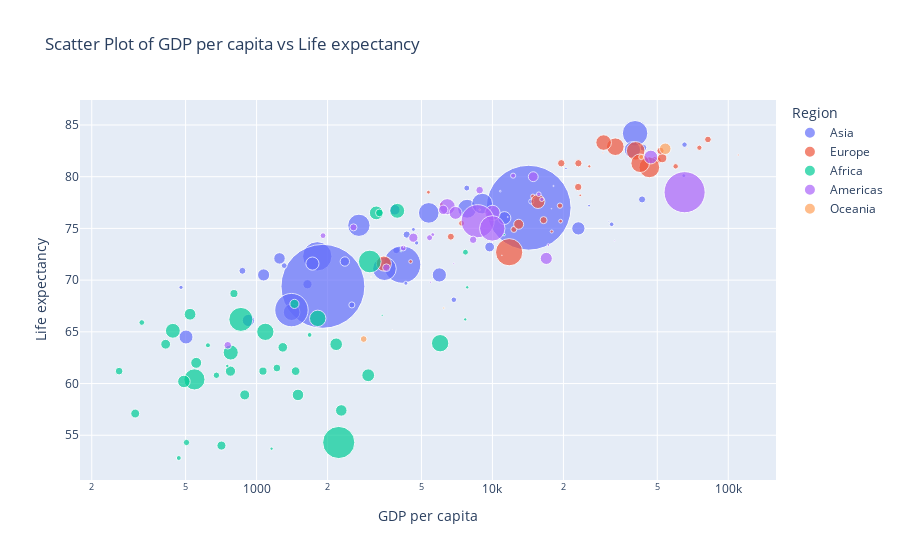
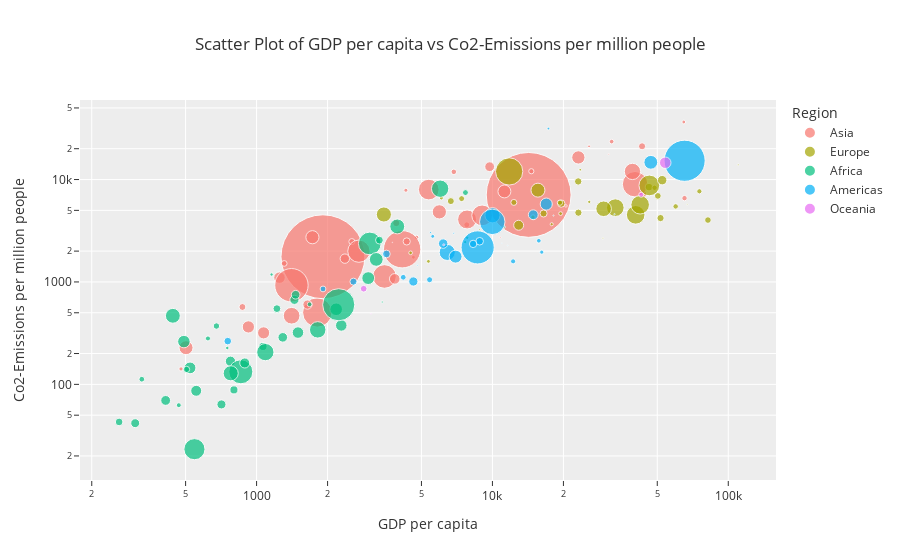

Notebook source saved alongside these figures, in order:
### Code cell
# 2. Scatter plot
import plotly.express as px
import warnings
warnings.filterwarnings('ignore')

# Scatter Plot of GDP per capita vs Life expectancy
fig_1 = px.scatter(data, x='GDP per capita', y='Life expectancy', hover_name='Country', color='Region', template = 'plotly',
                    size='Population',size_max=60, title='Scatter Plot of GDP per capita vs Life expectancy', log_x=True)

# Scatter Plot of GDP per capita vs Co2-Emissions per million people
fig_2 = px.scatter(data, x='GDP per capita', y='Co2-Emissions per million people', hover_name='Country', color='Region', template='ggplot2',
                    size='Population',size_max=60, title='Scatter Plot of GDP per capita vs Co2-Emissions per million people', log_x=True, log_y=True)

# Show charts
fig_1.show()
fig_2.show()

### Figure 1 — Plotly figure (JSON) as saved in the notebook; plotly's stock layout.template omitted (floating-point values rounded to 4 significant figures)
{"data": [{"hovertemplate": "<b>%{hovertext}</b><br><br>Region=Asia<br>GDP per capita=%{x}<br>Life expectancy=%{y}<br>Population=%{marker.size}<extra></extra>", "hovertext": ["Afghanistan", "Armenia", "Azerbaijan", "Bahrain", "Bangladesh", "Bhutan", "Brunei", "Cambodia", "China", "Cyprus", "Georgia", "India", "Indonesia", "Iran", "Iraq", "Israel", "Japan", "Jordan", "Kazakhstan", "Kuwait", "Kyrgyzstan", "Laos", "Lebanon", "Malaysia", "Maldives", "Mongolia", "Myanmar", "Nepal", "North Korea", "Oman", "Pakistan", "Philippines", "Qatar", "Saudi Arabia", "Singapore", "South Korea", "Sri Lanka", "Syria", "Tajikistan", "Thailand", "East Timor", "Turkey", "Turkmenistan", "United Arab Emirates", "Uzbekistan", "Vietnam", "Yemen"], "legendgroup": "Asia", "marker": {"color": "#636efa", "size": [38041754, 2957731, 10023318, 1501635, 167310838, 727145, 433285, 16486542, 1397715000, 1198575, 3720382, 1366417754, 270203917, 82913906, 39309783, 9053300, 126226568, 10101694, 18513930, 4207083, 6456900, 7169455, 6855713, 32447385, 530953, 3225167, 54045420, 28608710, 25666161, 5266535, 216565318, 108116615, 2832067, 34268528, 5703569, 51709098, 21803000, 17070135, 9321018, 69625582, 3500000, 83429615, 5942089, 9770529, 33580650, 96462106, 29161922], "sizemode": "area", "sizeref": 388300.0, "symbol": "circle"}, "mode": "markers", "name": "Asia", "orientation": "v", "showlegend": true, "type": "scatter", "x": [502.1, 4623.0, 3912.0, 25690.0, 1808.0, 3365.0, 31090.0, 1643.0, 14240.0, 20490.0, 4769.0, 1911.0, 4142.0, 5371.0, 5955.0, 43640.0, 40260.0, 4330.0, 9731.0, 32030.0, 1309.0, 2535.0, 7784.0, 11240.0, 10790.0, 4295.0, 1408.0, 1071.0, 1251.0, 14620.0, 1406.0, 3485.0, 64780.0, 23140.0, 65230.0, 39240.0, 3853.0, 2367.0, 870.8, 7808.0, 478.2, 9042.0, 6860.0, 43100.0, 1725.0, 2715.0, 922.9], "xaxis": "x", "y": [64.5, 74.9, 72.9, 77.2, 72.3, 71.5, 75.7, 69.6, 77, 80.8, 73.6, 69.4, 71.5, 76.5, 70.5, 82.8, 84.2, 74.4, 73.2, 75.4, 71.4, 67.6, 78.9, 76, 78.6, 69.7, 66.9, 70.5, 72.1, 77.6, 67.1, 71.1, 80.1, 75, 83.1, 82.6, 76.8, 71.8, 70.9, 76.9, 69.3, 77.4, 68.1, 77.8, 71.6, 75.3, 66.1], "yaxis": "y"}, {"hovertemplate": "<b>%{hovertext}</b><br><br>Region=Europe<br>GDP per capita=%{x}<br>Life expectancy=%{y}<br>Population=%{marker.size}<extra></extra>", "hovertext": ["Albania", "Austria", "Belarus", "Belgium", "Bosnia and Herzegovina", "Bulgaria", "Croatia", "Czech Republic", "Denmark", "Estonia", "Finland", "France", "Germany", "Greece", "Hungary", "Iceland", "Italy", "Latvia", "Lithuania", "Luxembourg", "Malta", "Moldova", "Montenegro", "Netherlands", "Norway", "Poland", "Portugal", "Romania", "Russia", "Serbia", "Slovakia", "Slovenia", "Spain", "Sweden", "Switzerland", "Ukraine", "United Kingdom"], "legendgroup": "Europe", "marker": {"color": "#EF553B", "size": [2854191, 8877067, 9466856, 11484055, 3301000, 6975761, 4067500, 10669709, 5818553, 1331824, 5520314, 67059887, 83132799, 10716322, 9769949, 361313, 60297396, 1912789, 2786844, 645397, 502653, 2657637, 622137, 17332850, 5347896, 37970874, 10269417, 19356544, 144373535, 6944975, 5454073, 2087946, 47076781, 10285453, 8574832, 44385155, 66834405], "sizemode": "area", "sizeref": 388300.0, "symbol": "circle"}, "mode": "markers", "name": "Europe", "orientation": "v", "showlegend": true, "type": "scatter", "x": [5353.0, 50280.0, 6663.0, 46120.0, 6073.0, 12330.0, 14850.0, 23100.0, 59820.0, 23570.0, 48690.0, 40490.0, 46260.0, 19580.0, 16480.0, 66940.0, 33190.0, 17840.0, 19460.0, 110200.0, 29420.0, 4499.0, 8832.0, 52450.0, 75420.0, 15600.0, 23150.0, 12920.0, 11770.0, 7402.0, 19330.0, 25740.0, 29610.0, 51610.0, 81990.0, 3465.0, 42300.0], "xaxis": "x", "y": [78.5, 81.6, 74.2, 81.6, 77.3, 74.9, 78.1, 79, 81, 78.2, 81.7, 82.5, 80.9, 81.3, 75.8, 82.7, 82.9, 74.7, 75.7, 82.1, 82.3, 71.8, 76.8, 81.8, 82.8, 77.6, 81.3, 75.4, 72.7, 75.5, 77.2, 81, 83.3, 82.5, 83.6, 71.6, 81.3], "yaxis": "y"}, {"hovertemplate": "<b>%{hovertext}</b><br><br>Region=Africa<br>GDP per capita=%{x}<br>Life expectancy=%{y}<br>Population=%{marker.size}<extra></extra>", "hovertext": ["Algeria", "Angola", "Benin", "Botswana", "Burkina Faso", "Burundi", "Ivory Coast", "Cape Verde", "Cameroon", "Central African Republic", "Chad", "Democratic Republic of the Congo", "Djibouti", "Egypt", "Eritrea", "Ethiopia", "Gabon", "The Gambia", "Ghana", "Guinea", "Kenya", "Lesotho", "Liberia", "Libya", "Madagascar", "Malawi", "Mali", "Mauritania", "Mauritius", "Morocco", "Mozambique", "Niger", "Nigeria", "Rwanda", "Senegal", "Sierra Leone", "Somalia", "South Africa", "Sudan", "Tanzania", "Togo", "Tunisia", "Uganda", "Zambia", "Zimbabwe"], "legendgroup": "Africa", "marker": {"color": "#00cc96", "size": [43053054, 31825295, 11801151, 2346179, 20321378, 11530580, 25716544, 483628, 25876380, 4745185, 15946876, 86790567, 973560, 100388073, 6333135, 112078730, 2172579, 2347706, 30792608, 12771246, 52573973, 2125268, 4937374, 6777452, 26969307, 18628747, 19658031, 4525696, 1265711, 36910560, 30366036, 23310715, 200963599, 12626950, 16296364, 7813215, 15442905, 58558270, 42813238, 58005463, 8082366, 11694719, 44269594, 17861030, 14645468], "sizemode": "area", "sizeref": 388300.0, "symbol": "circle"}, "mode": "markers", "name": "Africa", "orientation": "v", "showlegend": true, "type": "scatter", "x": [3948.0, 2974.0, 1219.0, 7817.0, 774.8, 261.2, 2286.0, 4098.0, 1498.0, 467.9, 709.5, 545.2, 3409.0, 3020.0, 326.1, 857.5, 7667.0, 751.3, 2175.0, 1064.0, 1817.0, 1158.0, 621.9, 7684.0, 522.2, 411.6, 890.7, 1678.0, 11200.0, 3217.0, 491.8, 554.6, 2230.0, 801.7, 1447.0, 504.5, 305.7, 6001.0, 441.5, 1089.0, 675.5, 3318.0, 776.8, 1291.0, 1464.0], "xaxis": "x", "y": [76.7, 60.8, 61.5, 69.3, 61.2, 61.2, 57.4, 72.8, 58.9, 52.8, 54, 60.4, 66.6, 71.8, 65.9, 66.2, 66.2, 61.7, 63.8, 61.2, 66.3, 53.7, 63.7, 72.7, 66.7, 63.8, 58.9, 64.7, 74.4, 76.5, 60.2, 62, 54.3, 68.7, 67.7, 54.3, 57.1, 63.9, 65.1, 65, 60.8, 76.5, 63, 63.5, 61.2], "yaxis": "y"}, {"hovertemplate": "<b>%{hovertext}</b><br><br>Region=Americas<br>GDP per capita=%{x}<br>Life expectancy=%{y}<br>Population=%{marker.size}<extra></extra>", "hovertext": ["Antigua and Barbuda", "Argentina", "The Bahamas", "Barbados", "Belize", "Bolivia", "Brazil", "Canada", "Chile", "Colombia", "Costa Rica", "Cuba", "Dominican Republic", "Ecuador", "El Salvador", "Grenada", "Guatemala", "Guyana", "Haiti", "Honduras", "Jamaica", "Mexico", "Nicaragua", "Panama", "Paraguay", "Peru", "Saint Lucia", "Suriname", "Trinidad and Tobago", "United States", "Uruguay", "Venezuela"], "legendgroup": "Americas", "marker": {"color": "#ab63fa", "size": [97118, 44938712, 389482, 287025, 390353, 11513100, 212559417, 36991981, 18952038, 50339443, 5047561, 11333483, 10738958, 17373662, 6453553, 112003, 16604026, 782766, 11263077, 9746117, 2948279, 126014024, 6545502, 4246439, 7044636, 32510453, 182790, 581372, 1394973, 328239523, 3461734, 28515829], "sizemode": "area", "sizeref": 388300.0, "symbol": "circle"}, "mode": "markers", "name": "Americas", "orientation": "v", "showlegend": true, "type": "scatter", "x": [17790.0, 10010.0, 32930.0, 18150.0, 4815.0, 3552.0, 8655.0, 46940.0, 14900.0, 6432.0, 12240.0, 8825.0, 8282.0, 6184.0, 4187.0, 10970.0, 4620.0, 5468.0, 754.6, 2575.0, 5582.0, 9985.0, 1913.0, 15730.0, 5415.0, 6978.0, 11610.0, 6855.0, 17280.0, 65280.0, 16190.0, 16920.0], "xaxis": "x", "y": [76.9, 76.5, 73.8, 79.1, 74.5, 71.2, 75.7, 81.9, 80, 77.1, 80.1, 78.7, 73.9, 76.8, 73.1, 72.4, 74.1, 69.8, 63.7, 75.1, 74.4, 75, 74.3, 78.3, 74.1, 76.5, 76.1, 71.6, 73.4, 78.5, 77.8, 72.1], "yaxis": "y"}, {"hovertemplate": "<b>%{hovertext}</b><br><br>Region=Oceania<br>GDP per capita=%{x}<br>Life expectancy=%{y}<br>Population=%{marker.size}<extra></extra>", "hovertext": ["Australia", "Fiji", "Marshall Islands", "New Zealand", "Papua New Guinea", "Samoa", "Vanuatu"], "legendgroup": "Oceania", "marker": {"color": "#FFA15A", "size": [25766605, 889953, 58791, 4841000, 8776109, 202506, 299882], "sizemode": "area", "sizeref": 388300.0, "symbol": "circle"}, "mode": "markers", "name": "Oceania", "orientation": "v", "showlegend": true, "type": "scatter", "x": [54050.0, 6220.0, 3764.0, 42750.0, 2845.0, 4201.0, 3058.0], "xaxis": "x", "y": [82.7, 67.3, 65.2, 81.9, 64.3, 73.2, 70.3], "yaxis": "y"}], "layout": {"legend": {"itemsizing": "constant", "title": {"text": "Region"}, "tracegroupgap": 0}, "title": {"text": "Scatter Plot of GDP per capita vs Life expectancy"}, "xaxis": {"anchor": "y", "domain": [0, 1], "title": {"text": "GDP per capita"}, "type": "log"}, "yaxis": {"anchor": "x", "domain": [0, 1], "title": {"text": "Life expectancy"}}}}

### Figure 2 — Plotly figure (JSON) as saved in the notebook; plotly's stock layout.template omitted (floating-point values rounded to 4 significant figures)
{"data": [{"hovertemplate": "<b>%{hovertext}</b><br><br>Region=Asia<br>GDP per capita=%{x}<br>Co2-Emissions per million people=%{y}<br>Population=%{marker.size}<extra></extra>", "hovertext": ["Afghanistan", "Armenia", "Azerbaijan", "Bahrain", "Bangladesh", "Bhutan", "Brunei", "Cambodia", "China", "Cyprus", "Georgia", "India", "Indonesia", "Iran", "Iraq", "Israel", "Japan", "Jordan", "Kazakhstan", "Kuwait", "Kyrgyzstan", "Laos", "Lebanon", "Malaysia", "Maldives", "Mongolia", "Myanmar", "Nepal", "North Korea", "Oman", "Pakistan", "Philippines", "Qatar", "Saudi Arabia", "Singapore", "South Korea", "Sri Lanka", "Syria", "Tajikistan", "Thailand", "East Timor", "Turkey", "Turkmenistan", "United Arab Emirates", "Uzbekistan", "Vietnam", "Yemen"], "legendgroup": "Asia", "marker": {"color": "#F8766D", "size": [38041754, 2957731, 10023318, 1501635, 167310838, 727145, 433285, 16486542, 1397715000, 1198575, 3720382, 1366417754, 270203917, 82913906, 39309783, 9053300, 126226568, 10101694, 18513930, 4207083, 6456900, 7169455, 6855713, 32447385, 530953, 3225167, 54045420, 28608710, 25666161, 5266535, 216565318, 108116615, 2832067, 34268528, 5703569, 51709098, 21803000, 17070135, 9321018, 69625582, 3500000, 83429615, 5942089, 9770529, 33580650, 96462106, 29161922], "sizemode": "area", "sizeref": 388300.0, "symbol": "circle"}, "mode": "markers", "name": "Asia", "orientation": "v", "showlegend": true, "type": "scatter", "x": [502.1, 4623.0, 3912.0, 25690.0, 1808.0, 3365.0, 31090.0, 1643.0, 14240.0, 20490.0, 4769.0, 1911.0, 4142.0, 5371.0, 5955.0, 43640.0, 40260.0, 4330.0, 9731.0, 32030.0, 1309.0, 2535.0, 7784.0, 11240.0, 10790.0, 4295.0, 1408.0, 1071.0, 1251.0, 14620.0, 1406.0, 3485.0, 64780.0, 23140.0, 65230.0, 39240.0, 3853.0, 2367.0, 870.8, 7808.0, 478.2, 9042.0, 6860.0, 43100.0, 1725.0, 2715.0, 922.9], "xaxis": "x", "y": [228.0, 1743.0, 3753.0, 21110.0, 503.5, 1734.0, 17690.0, 601.6, 7078.0, 5528.0, 2722.0, 1762.0, 2085.0, 7981.0, 4835.0, 7198.0, 8999.0, 2486.0, 13350.0, 23470.0, 1516.0, 2478.0, 3617.0, 7652.0, 2722.0, 7866.0, 467.8, 318.3, 1102.0, 12050.0, 928.8, 1131.0, 36460.0, 16440.0, 6581.0, 12000.0, 1072.0, 1689.0, 569.7, 4076.0, 141.4, 4468.0, 11890.0, 21120.0, 2734.0, 1997.0, 363.8], "yaxis": "y"}, {"hovertemplate": "<b>%{hovertext}</b><br><br>Region=Europe<br>GDP per capita=%{x}<br>Co2-Emissions per million people=%{y}<br>Population=%{marker.size}<extra></extra>", "hovertext": ["Albania", "Austria", "Belarus", "Belgium", "Bosnia and Herzegovina", "Bulgaria", "Croatia", "Czech Republic", "Denmark", "Estonia", "Finland", "France", "Germany", "Greece", "Hungary", "Iceland", "Italy", "Latvia", "Lithuania", "Luxembourg", "Malta", "Moldova", "Montenegro", "Netherlands", "Norway", "Poland", "Portugal", "Romania", "Russia", "Serbia", "Slovakia", "Slovenia", "Spain", "Sweden", "Switzerland", "Ukraine", "United Kingdom"], "legendgroup": "Europe", "marker": {"color": "#A3A500", "size": [2854191, 8877067, 9466856, 11484055, 3301000, 6975761, 4067500, 10669709, 5818553, 1331824, 5520314, 67059887, 83132799, 10716322, 9769949, 361313, 60297396, 1912789, 2786844, 645397, 502653, 2657637, 622137, 17332850, 5347896, 37970874, 10269417, 19356544, 144373535, 6944975, 5454073, 2087946, 47076781, 10285453, 8574832, 44385155, 66834405], "sizemode": "area", "sizeref": 388300.0, "symbol": "circle"}, "mode": "markers", "name": "Europe", "orientation": "v", "showlegend": true, "type": "scatter", "x": [5353.0, 50280.0, 6663.0, 46120.0, 6073.0, 12330.0, 14850.0, 23100.0, 59820.0, 23570.0, 48690.0, 40490.0, 46260.0, 19580.0, 16480.0, 66940.0, 33190.0, 17840.0, 19460.0, 110200.0, 29420.0, 4499.0, 8832.0, 52450.0, 75420.0, 15600.0, 23150.0, 12920.0, 11770.0, 7402.0, 19330.0, 25740.0, 29610.0, 51610.0, 81990.0, 3465.0, 42300.0], "xaxis": "x", "y": [1589.0, 6922.0, 6156.0, 8437.0, 6619.0, 5979.0, 4299.0, 9580.0, 5463.0, 12460.0, 8309.0, 4522.0, 8757.0, 5826.0, 4661.0, 5715.0, 5314.0, 3662.0, 4651.0, 13930.0, 2670.0, 1925.0, 3242.0, 9853.0, 7671.0, 7875.0, 4746.0, 3578.0, 12000.0, 6511.0, 5945.0, 6050.0, 5183.0, 4205.0, 4021.0, 4557.0, 5671.0], "yaxis": "y"}, {"hovertemplate": "<b>%{hovertext}</b><br><br>Region=Africa<br>GDP per capita=%{x}<br>Co2-Emissions per million people=%{y}<br>Population=%{marker.size}<extra></extra>", "hovertext": ["Algeria", "Angola", "Benin", "Botswana", "Burkina Faso", "Burundi", "Ivory Coast", "Cape Verde", "Cameroon", "Central African Republic", "Chad", "Democratic Republic of the Congo", "Djibouti", "Egypt", "Eritrea", "Ethiopia", "Gabon", "The Gambia", "Ghana", "Guinea", "Kenya", "Lesotho", "Liberia", "Libya", "Madagascar", "Malawi", "Mali", "Mauritania", "Mauritius", "Morocco", "Mozambique", "Niger", "Nigeria", "Rwanda", "Senegal", "Sierra Leone", "Somalia", "South Africa", "Sudan", "Tanzania", "Togo", "Tunisia", "Uganda", "Zambia", "Zimbabwe"], "legendgroup": "Africa", "marker": {"color": "#00BF7D", "size": [43053054, 31825295, 11801151, 2346179, 20321378, 11530580, 25716544, 483628, 25876380, 4745185, 15946876, 86790567, 973560, 100388073, 6333135, 112078730, 2172579, 2347706, 30792608, 12771246, 52573973, 2125268, 4937374, 6777452, 26969307, 18628747, 19658031, 4525696, 1265711, 36910560, 30366036, 23310715, 200963599, 12626950, 16296364, 7813215, 15442905, 58558270, 42813238, 58005463, 8082366, 11694719, 44269594, 17861030, 14645468], "sizemode": "area", "sizeref": 388300.0, "symbol": "circle"}, "mode": "markers", "name": "Africa", "orientation": "v", "showlegend": true, "type": "scatter", "x": [3948.0, 2974.0, 1219.0, 7817.0, 774.8, 261.2, 2286.0, 4098.0, 1498.0, 467.9, 709.5, 545.2, 3409.0, 3020.0, 326.1, 857.5, 7667.0, 751.3, 2175.0, 1064.0, 1817.0, 1158.0, 621.9, 7684.0, 522.2, 411.6, 890.7, 1678.0, 11200.0, 3217.0, 491.8, 554.6, 2230.0, 801.7, 1447.0, 504.5, 305.7, 6001.0, 441.5, 1089.0, 675.5, 3318.0, 776.8, 1291.0, 1464.0], "xaxis": "x", "y": [3484.0, 1090.0, 548.8, 2702.0, 168.2, 42.93, 376.2, 1123.0, 320.4, 62.59, 63.71, 23.29, 636.8, 2376.0, 112.3, 132.7, 2449.0, 226.6, 541.4, 234.6, 340.7, 1182.0, 280.7, 7461.0, 144.8, 69.68, 161.7, 605.2, 3436.0, 1660.0, 261.6, 86.53, 599.0, 88.3, 669.0, 139.9, 41.77, 8140.0, 467.1, 206.4, 371.2, 2560.0, 128.3, 287.8, 749.9], "yaxis": "y"}, {"hovertemplate": "<b>%{hovertext}</b><br><br>Region=Americas<br>GDP per capita=%{x}<br>Co2-Emissions per million people=%{y}<br>Population=%{marker.size}<extra></extra>", "hovertext": ["Antigua and Barbuda", "Argentina", "The Bahamas", "Barbados", "Belize", "Bolivia", "Brazil", "Canada", "Chile", "Colombia", "Costa Rica", "Cuba", "Dominican Republic", "Ecuador", "El Salvador", "Grenada", "Guatemala", "Guyana", "Haiti", "Honduras", "Jamaica", "Mexico", "Nicaragua", "Panama", "Paraguay", "Peru", "Saint Lucia", "Suriname", "Trinidad and Tobago", "United States", "Uruguay", "Venezuela"], "legendgroup": "Americas", "marker": {"color": "#00B0F6", "size": [97118, 44938712, 389482, 287025, 390353, 11513100, 212559417, 36991981, 18952038, 50339443, 5047561, 11333483, 10738958, 17373662, 6453553, 112003, 16604026, 782766, 11263077, 9746117, 2948279, 126014024, 6545502, 4246439, 7044636, 32510453, 182790, 581372, 1394973, 328239523, 3461734, 28515829], "sizemode": "area", "sizeref": 388300.0, "symbol": "circle"}, "mode": "markers", "name": "Americas", "orientation": "v", "showlegend": true, "type": "scatter", "x": [17790.0, 10010.0, 32930.0, 18150.0, 4815.0, 3552.0, 8655.0, 46940.0, 14900.0, 6432.0, 12240.0, 8825.0, 8282.0, 6184.0, 4187.0, 10970.0, 4620.0, 5468.0, 754.6, 2575.0, 5582.0, 9985.0, 1913.0, 15730.0, 5415.0, 6978.0, 11610.0, 6855.0, 17280.0, 65280.0, 16190.0, 16920.0], "xaxis": "x", "y": [5735.0, 4481.0, 4586.0, 4446.0, 1455.0, 1877.0, 2175.0, 14730.0, 4528.0, 1943.0, 1589.0, 2496.0, 2352.0, 2369.0, 1111.0, 2393.0, 1010.0, 3046.0, 264.4, 1007.0, 2790.0, 3860.0, 854.3, 2523.0, 1051.0, 1766.0, 2265.0, 2989.0, 31450.0, 15250.0, 1955.0, 5757.0], "yaxis": "y"}, {"hovertemplate": "<b>%{hovertext}</b><br><br>Region=Oceania<br>GDP per capita=%{x}<br>Co2-Emissions per million people=%{y}<br>Population=%{marker.size}<extra></extra>", "hovertext": ["Australia", "Fiji", "Marshall Islands", "New Zealand", "Papua New Guinea", "Samoa", "Vanuatu"], "legendgroup": "Oceania", "marker": {"color": "#E76BF3", "size": [25766605, 889953, 58791, 4841000, 8776109, 202506, 299882], "sizemode": "area", "sizeref": 388300.0, "symbol": "circle"}, "mode": "markers", "name": "Oceania", "orientation": "v", "showlegend": true, "type": "scatter", "x": [54050.0, 6220.0, 3764.0, 42750.0, 2845.0, 4201.0, 3058.0], "xaxis": "x", "y": [14590.0, 2299.0, 2432.0, 7102.0, 858.7, 1215.0, 490.2], "yaxis": "y"}], "layout": {"legend": {"itemsizing": "constant", "title": {"text": "Region"}, "tracegroupgap": 0}, "title": {"text": "Scatter Plot of GDP per capita vs Co2-Emissions per million people"}, "xaxis": {"anchor": "y", "domain": [0, 1], "title": {"text": "GDP per capita"}, "type": "log"}, "yaxis": {"anchor": "x", "domain": [0, 1], "title": {"text": "Co2-Emissions per million people"}, "type": "log"}}}
